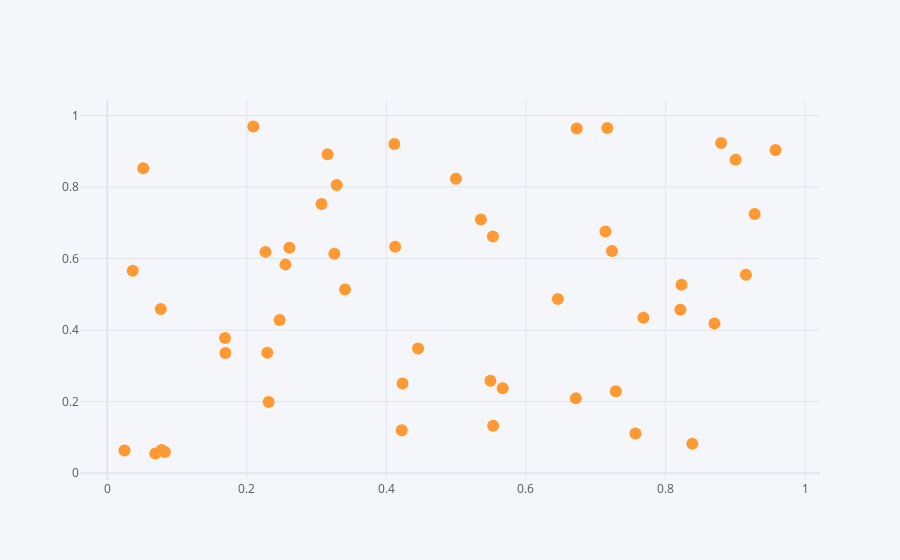

Here is the notebook cell this chart was saved with:
### Code cell
df2 = pd.DataFrame(np.random.rand(50, 4), columns=['a', 'b', 'c', 'd']) #DataFrame Generation

df2.iplot(kind='scatter',x='a',y='b',mode='markers')

### Figure 1 — Plotly figure (JSON) as saved in the notebook; plotly's stock layout.template omitted (floating-point values rounded to 4 significant figures)
{"data": [{"line": {"color": "rgba(255, 153, 51, 1.0)", "dash": "solid", "shape": "linear", "width": 1.3}, "marker": {"size": 12, "symbol": "circle"}, "mode": "markers", "name": "b", "text": "", "type": "scatter", "x": [0.2313, 0.757, 0.4125, 0.2294, 0.8213, 0.4115, 0.4454, 0.02479, 0.3288, 0.6715, 0.5491, 0.8796, 0.6458, 0.9152, 0.8384, 0.5526, 0.1694, 0.4997, 0.3255, 0.3072, 0.7233, 0.9576, 0.6727, 0.03655, 0.9277, 0.2611, 0.8702, 0.422, 0.1688, 0.2471, 0.553, 0.3158, 0.5666, 0.05166, 0.2093, 0.2268, 0.2554, 0.5354, 0.0827, 0.3408, 0.7288, 0.06892, 0.7683, 0.7139, 0.7165, 0.4231, 0.9005, 0.07678, 0.8229, 0.0778], "y": [0.1992, 0.1109, 0.6331, 0.3364, 0.4566, 0.9205, 0.3484, 0.06337, 0.806, 0.2092, 0.2583, 0.9233, 0.4872, 0.555, 0.08217, 0.662, 0.3362, 0.8232, 0.6134, 0.7526, 0.6213, 0.9038, 0.9639, 0.5657, 0.7245, 0.6305, 0.4183, 0.1198, 0.3779, 0.4285, 0.1329, 0.8914, 0.2377, 0.8525, 0.9692, 0.6187, 0.5831, 0.7092, 0.05943, 0.5132, 0.229, 0.05504, 0.4345, 0.6755, 0.965, 0.2505, 0.8762, 0.4593, 0.5266, 0.06452]}], "layout": {"legend": {"bgcolor": "#F5F6F9", "font": {"color": "#4D5663"}}, "paper_bgcolor": "#F5F6F9", "plot_bgcolor": "#F5F6F9", "title": {"font": {"color": "#4D5663"}}, "xaxis": {"gridcolor": "#E1E5ED", "showgrid": true, "tickfont": {"color": "#4D5663"}, "title": {"font": {"color": "#4D5663"}, "text": ""}, "zerolinecolor": "#E1E5ED"}, "yaxis": {"gridcolor": "#E1E5ED", "showgrid": true, "tickfont": {"color": "#4D5663"}, "title": {"font": {"color": "#4D5663"}, "text": ""}, "zerolinecolor": "#E1E5ED"}}}
